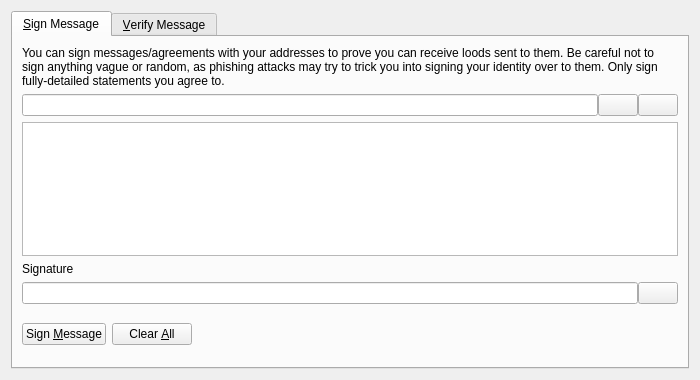
<?xml version="1.0" encoding="UTF-8"?>
<ui version="4.0">
 <class>SignVerifyMessageDialog</class>
 <widget class="QDialog" name="SignVerifyMessageDialog">
  <property name="geometry">
   <rect>
    <x>0</x>
    <y>0</y>
    <width>700</width>
    <height>380</height>
   </rect>
  </property>
  <property name="windowTitle">
   <string>Signatures - Sign / Verify a Message</string>
  </property>
  <property name="modal">
   <bool>true</bool>
  </property>
  <layout class="QVBoxLayout" name="verticalLayout">
   <item>
    <widget class="QTabWidget" name="tabWidget">
     <property name="currentIndex">
      <number>0</number>
     </property>
     <widget class="QWidget" name="tabSignMessage">
      <attribute name="title">
       <string>&amp;Sign Message</string>
      </attribute>
      <layout class="QVBoxLayout" name="verticalLayout_SM">
       <item>
        <widget class="QLabel" name="infoLabel_SM">
         <property name="text">
          <string>You can sign messages/agreements with your addresses to prove you can receive loods sent to them. Be careful not to sign anything vague or random, as phishing attacks may try to trick you into signing your identity over to them. Only sign fully-detailed statements you agree to.</string>
         </property>
         <property name="textFormat">
          <enum>Qt::PlainText</enum>
         </property>
         <property name="wordWrap">
          <bool>true</bool>
         </property>
        </widget>
       </item>
       <item>
        <layout class="QHBoxLayout" name="horizontalLayout_1_SM">
         <property name="spacing">
          <number>0</number>
         </property>
         <item>
          <widget class="QValidatedLineEdit" name="addressIn_SM">
           <property name="toolTip">
            <string>The Lood address to sign the message with</string>
           </property>
          </widget>
         </item>
         <item>
          <widget class="QPushButton" name="addressBookButton_SM">
           <property name="toolTip">
            <string>Choose previously used address</string>
           </property>
           <property name="text">
            <string/>
           </property>
           <property name="icon">
            <iconset resource="../lood.qrc">
             <normaloff>:/icons/address-book</normaloff>:/icons/address-book</iconset>
           </property>
           <property name="shortcut">
            <string>Alt+A</string>
           </property>
           <property name="autoDefault">
            <bool>false</bool>
           </property>
          </widget>
         </item>
         <item>
          <widget class="QPushButton" name="pasteButton_SM">
           <property name="toolTip">
            <string>Paste address from clipboard</string>
           </property>
           <property name="text">
            <string/>
           </property>
           <property name="icon">
            <iconset resource="../lood.qrc">
             <normaloff>:/icons/editpaste</normaloff>:/icons/editpaste</iconset>
           </property>
           <property name="shortcut">
            <string>Alt+P</string>
           </property>
           <property name="autoDefault">
            <bool>false</bool>
           </property>
          </widget>
         </item>
        </layout>
       </item>
       <item>
        <widget class="QPlainTextEdit" name="messageIn_SM">
         <property name="toolTip">
          <string>Enter the message you want to sign here</string>
         </property>
        </widget>
       </item>
       <item>
        <widget class="QLabel" name="signatureLabel_SM">
         <property name="text">
          <string>Signature</string>
         </property>
         <property name="textFormat">
          <enum>Qt::PlainText</enum>
         </property>
        </widget>
       </item>
       <item>
        <layout class="QHBoxLayout" name="horizontalLayout_2_SM">
         <property name="spacing">
          <number>0</number>
         </property>
         <item>
          <widget class="QLineEdit" name="signatureOut_SM">
           <property name="font">
            <font>
             <italic>true</italic>
            </font>
           </property>
           <property name="readOnly">
            <bool>true</bool>
           </property>
          </widget>
         </item>
         <item>
          <widget class="QPushButton" name="copySignatureButton_SM">
           <property name="toolTip">
            <string>Copy the current signature to the system clipboard</string>
           </property>
           <property name="text">
            <string/>
           </property>
           <property name="icon">
            <iconset resource="../lood.qrc">
             <normaloff>:/icons/editcopy</normaloff>:/icons/editcopy</iconset>
           </property>
           <property name="autoDefault">
            <bool>false</bool>
           </property>
          </widget>
         </item>
        </layout>
       </item>
       <item>
        <layout class="QHBoxLayout" name="horizontalLayout_3_SM">
         <item>
          <widget class="QPushButton" name="signMessageButton_SM">
           <property name="toolTip">
            <string>Sign the message to prove you own this Lood address</string>
           </property>
           <property name="text">
            <string>Sign &amp;Message</string>
           </property>
           <property name="icon">
            <iconset resource="../lood.qrc">
             <normaloff>:/icons/edit</normaloff>:/icons/edit</iconset>
           </property>
           <property name="autoDefault">
            <bool>false</bool>
           </property>
          </widget>
         </item>
         <item>
          <widget class="QPushButton" name="clearButton_SM">
           <property name="toolTip">
            <string>Reset all sign message fields</string>
           </property>
           <property name="text">
            <string>Clear &amp;All</string>
           </property>
           <property name="icon">
            <iconset resource="../lood.qrc">
             <normaloff>:/icons/remove</normaloff>:/icons/remove</iconset>
           </property>
           <property name="autoDefault">
            <bool>false</bool>
           </property>
          </widget>
         </item>
         <item>
          <spacer name="horizontalSpacer_1_SM">
           <property name="orientation">
            <enum>Qt::Horizontal</enum>
           </property>
           <property name="sizeHint" stdset="0">
            <size>
             <width>40</width>
             <height>48</height>
            </size>
           </property>
          </spacer>
         </item>
         <item>
          <widget class="QLabel" name="statusLabel_SM">
           <property name="font">
            <font>
             <weight>75</weight>
             <bold>true</bold>
            </font>
           </property>
           <property name="text">
            <string/>
           </property>
           <property name="wordWrap">
            <bool>true</bool>
           </property>
          </widget>
         </item>
         <item>
          <spacer name="horizontalSpacer_2_SM">
           <property name="orientation">
            <enum>Qt::Horizontal</enum>
           </property>
           <property name="sizeHint" stdset="0">
            <size>
             <width>40</width>
             <height>48</height>
            </size>
           </property>
          </spacer>
         </item>
        </layout>
       </item>
      </layout>
     </widget>
     <widget class="QWidget" name="tabVerifyMessage">
      <attribute name="title">
       <string>&amp;Verify Message</string>
      </attribute>
      <layout class="QVBoxLayout" name="verticalLayout_VM">
       <item>
        <widget class="QLabel" name="infoLabel_VM">
         <property name="text">
          <string>Enter the receiver's address, message (ensure you copy line breaks, spaces, tabs, etc. exactly) and signature below to verify the message. Be careful not to read more into the signature than what is in the signed message itself, to avoid being tricked by a man-in-the-middle attack. Note that this only proves the signing party receives with the address, it cannot prove sendership of any transaction!</string>
         </property>
         <property name="textFormat">
          <enum>Qt::PlainText</enum>
         </property>
         <property name="alignment">
          <set>Qt::AlignLeading|Qt::AlignLeft|Qt::AlignTop</set>
         </property>
         <property name="wordWrap">
          <bool>true</bool>
         </property>
        </widget>
       </item>
       <item>
        <layout class="QHBoxLayout" name="horizontalLayout_1_VM">
         <property name="spacing">
          <number>0</number>
         </property>
         <item>
          <widget class="QValidatedLineEdit" name="addressIn_VM">
           <property name="toolTip">
            <string>The Lood address the message was signed with</string>
           </property>
          </widget>
         </item>
         <item>
          <widget class="QPushButton" name="addressBookButton_VM">
           <property name="toolTip">
            <string>Choose previously used address</string>
           </property>
           <property name="text">
            <string/>
           </property>
           <property name="icon">
            <iconset resource="../lood.qrc">
             <normaloff>:/icons/address-book</normaloff>:/icons/address-book</iconset>
           </property>
           <property name="shortcut">
            <string>Alt+A</string>
           </property>
           <property name="autoDefault">
            <bool>false</bool>
           </property>
          </widget>
         </item>
        </layout>
       </item>
       <item>
        <widget class="QPlainTextEdit" name="messageIn_VM"/>
       </item>
       <item>
        <widget class="QValidatedLineEdit" name="signatureIn_VM"/>
       </item>
       <item>
        <layout class="QHBoxLayout" name="horizontalLayout_2_VM">
         <item>
          <widget class="QPushButton" name="verifyMessageButton_VM">
           <property name="toolTip">
            <string>Verify the message to ensure it was signed with the specified Lood address</string>
           </property>
           <property name="text">
            <string>Verify &amp;Message</string>
           </property>
           <property name="icon">
            <iconset resource="../lood.qrc">
             <normaloff>:/icons/transaction_0</normaloff>:/icons/transaction_0</iconset>
           </property>
           <property name="autoDefault">
            <bool>false</bool>
           </property>
          </widget>
         </item>
         <item>
          <widget class="QPushButton" name="clearButton_VM">
           <property name="toolTip">
            <string>Reset all verify message fields</string>
           </property>
           <property name="text">
            <string>Clear &amp;All</string>
           </property>
           <property name="icon">
            <iconset resource="../lood.qrc">
             <normaloff>:/icons/remove</normaloff>:/icons/remove</iconset>
           </property>
           <property name="autoDefault">
            <bool>false</bool>
           </property>
          </widget>
         </item>
         <item>
          <spacer name="horizontalSpacer_1_VM">
           <property name="orientation">
            <enum>Qt::Horizontal</enum>
           </property>
           <property name="sizeHint" stdset="0">
            <size>
             <width>40</width>
             <height>48</height>
            </size>
           </property>
          </spacer>
         </item>
         <item>
          <widget class="QLabel" name="statusLabel_VM">
           <property name="font">
            <font>
             <weight>75</weight>
             <bold>true</bold>
            </font>
           </property>
           <property name="text">
            <string/>
           </property>
           <property name="wordWrap">
            <bool>true</bool>
           </property>
          </widget>
         </item>
         <item>
          <spacer name="horizontalSpacer_2_VM">
           <property name="orientation">
            <enum>Qt::Horizontal</enum>
           </property>
           <property name="sizeHint" stdset="0">
            <size>
             <width>40</width>
             <height>48</height>
            </size>
           </property>
          </spacer>
         </item>
        </layout>
       </item>
      </layout>
     </widget>
    </widget>
   </item>
  </layout>
 </widget>
 <customwidgets>
  <customwidget>
   <class>QValidatedLineEdit</class>
   <extends>QLineEdit</extends>
   <header>qvalidatedlineedit.h</header>
  </customwidget>
 </customwidgets>
 <resources>
  <include location="../lood.qrc"/>
 </resources>
 <connections/>
</ui>
